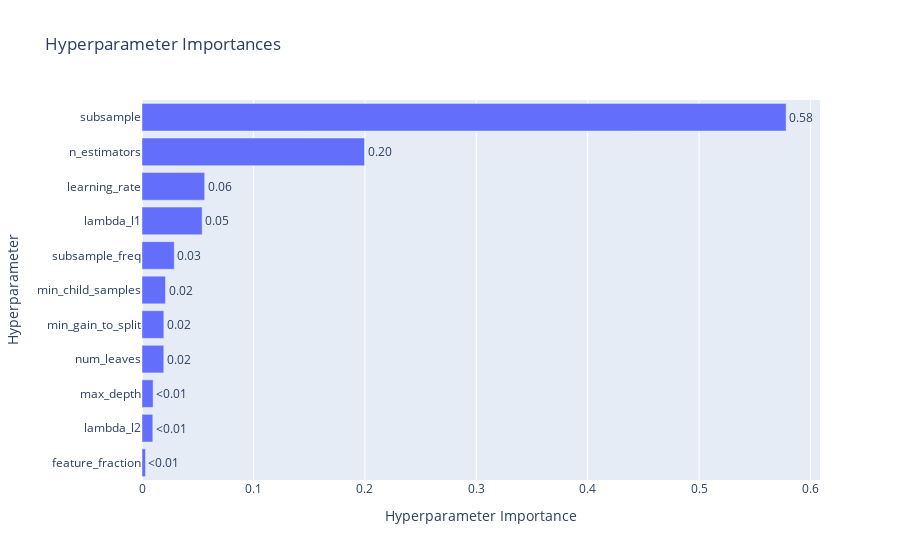

The code cell stored with this chart in its notebook:
### Code cell
# Plot the feature importance
fig, ax = plt.subplots(figsize=(12, 8))
lgb.plot_importance(model, ax=ax)
plt.show()

# plot hyperparameter importance
optuna.visualization.plot_param_importances(study).show()

### Figure 1 — Plotly figure (JSON) as saved in the notebook; plotly's stock layout.template omitted (floating-point values rounded to 4 significant figures)
{"data": [{"cliponaxis": false, "hovertemplate": ["feature_fraction (FloatDistribution): 0.003130938525943739<extra></extra>", "lambda_l2 (IntDistribution): 0.00970007047131343<extra></extra>", "max_depth (IntDistribution): 0.009978707721812754<extra></extra>", "num_leaves (IntDistribution): 0.019546207788254524<extra></extra>", "min_gain_to_split (FloatDistribution): 0.0195993404859773<extra></extra>", "min_child_samples (IntDistribution): 0.021097366338304675<extra></extra>", "subsample_freq (IntDistribution): 0.028956225709410033<extra></extra>", "lambda_l1 (IntDistribution): 0.0539978492698855<extra></extra>", "learning_rate (FloatDistribution): 0.05625263124483645<extra></extra>", "n_estimators (IntDistribution): 0.1996837557705224<extra></extra>", "subsample (FloatDistribution): 0.5780569066737392<extra></extra>"], "name": "Objective Value", "orientation": "h", "text": ["<0.01", "<0.01", "<0.01", "0.02", "0.02", "0.02", "0.03", "0.05", "0.06", "0.20", "0.58"], "textposition": "outside", "type": "bar", "x": [0.003131, 0.0097, 0.009979, 0.01955, 0.0196, 0.0211, 0.02896, 0.054, 0.05625, 0.1997, 0.5781], "y": ["feature_fraction", "lambda_l2", "max_depth", "num_leaves", "min_gain_to_split", "min_child_samples", "subsample_freq", "lambda_l1", "learning_rate", "n_estimators", "subsample"]}], "layout": {"title": {"text": "Hyperparameter Importances"}, "xaxis": {"title": {"text": "Hyperparameter Importance"}}, "yaxis": {"title": {"text": "Hyperparameter"}}}}
